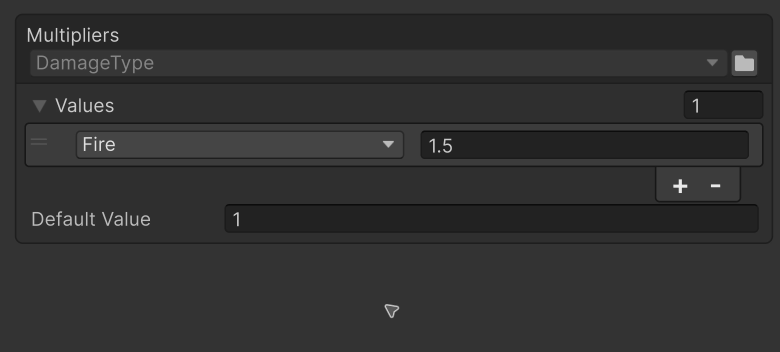
#> input picture docs/media/enum-values-multipliers/padding/source.gif, 1560 x 704 px (shown at 1/2 size); its folder holds 2 pictures in this run
$ python pad.py
#> lines starting #> are read from the running program, lines starting #| are printed output that depends on the picture
"""Add 22 px below both original GIFs without re-encoding their animation.
Only the first image gains the background strip; disposal=1 retains it in later frames.
All original frame durations, colours and top/side margins remain unchanged.
"""
from io import BytesIO
from pathlib import Path
from PIL import Image, ImageChops


def first_image(data):
    offset = 13 + (3 * (2 ** ((data[10] & 7) + 1)) if data[10] & 128 else 0)
    while data[offset] == 0x21:
        offset += 2
        while data[offset]:
            offset += data[offset] + 1
        offset += 1
    assert data[offset] == 0x2C
    end = offset + 10
    if data[offset + 9] & 128:
        end += 3 * 2 ** ((data[offset + 9] & 7) + 1)
    end += 1  # LZW minimum code size
    while data[end]:
        end += data[end] + 1
    return offset, end + 1


here = Path(__file__).resolve().parent
repo = here.parents[3]
target = repo / 'Website/docs/Images'
for suffix in ('', '-light'):
    source_path = here / f'source{suffix}.gif'
    source = Image.open(source_path)
#> source is the input picture: PIL image 1560x704 P; mean R, G, B 48.5, 48.5, 48.5
    original = source.convert('RGB')
    padded = Image.new('RGB', (1560, 726), original.getpixel((0, 0)))
#> padded: PIL image 1560x726 RGB; every value is 51
    padded.paste(original, (0, 0))
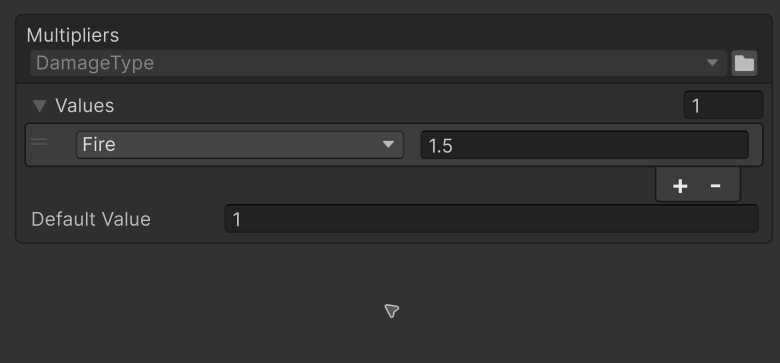
#> padded: PIL image 1560x726 RGB (shown at 1/2 size); mean R, G, B 48.5, 48.5, 48.5
    first = Image.new('P', (1560, 726), source.getpixel((0, 0)))
#> first: PIL image 1560x726 P; every value is 0
    first.putpalette(source.getpalette())
    first.paste(source, (0, 0))
    assert ImageChops.difference(first.convert('RGB'), padded).getbbox() is None
    buffer = BytesIO()
    first.save(buffer, format='GIF', optimize=False)
    encoded = buffer.getvalue()
    start, end = first_image(encoded)
    palette_size = 3 * 2 ** ((encoded[10] & 7) + 1)
    descriptor = bytearray(encoded[start:start + 10])
    assert not descriptor[9] & 128
    descriptor[9] = (descriptor[9] & 120) | 128 | (encoded[10] & 7)
    replacement = bytes(descriptor) + encoded[13:13 + palette_size] + encoded[start + 10:end]
    data = bytearray(source_path.read_bytes())
    start, end = first_image(data)
    data[8:10] = (726).to_bytes(2, 'little')
    data[start:end] = replacement
    output = target / f'enum-values-multipliers-populate{suffix}.gif'
    output.write_bytes(data)
    result = Image.open(output)
    assert result.n_frames == source.n_frames
    duration = 0
    for index in range(source.n_frames):
        source.seek(index)
        result.seek(index)
        assert source.disposal_method == 1
        assert result.info['duration'] == source.info['duration']
        duration += source.info['duration']
        assert ImageChops.difference(result.convert('RGB').crop((0, 0, 1560, 704)), source.convert('RGB')).getbbox() is None
        strip = result.convert('RGB').crop((0, 704, 1560, 726))
        assert ImageChops.difference(strip, Image.new('RGB', strip.size, original.getpixel((0, 0)))).getbbox() is None
#> this loop made 166 passes
#> duration on passes 1 to 3: 50, 100, 150
#> source: PIL image 1560x704 RGB
#> after the loop, duration = 8300
    print(output.name, result.size, result.n_frames, duration, 'ms; original pixels and timing unchanged')
#| enum-values-multipliers-populate.gif (1560, 726) 166 8300 ms; original pixels and timing unchanged
#> pass 2 of the loop `for suffix in ('', '-light'):`:
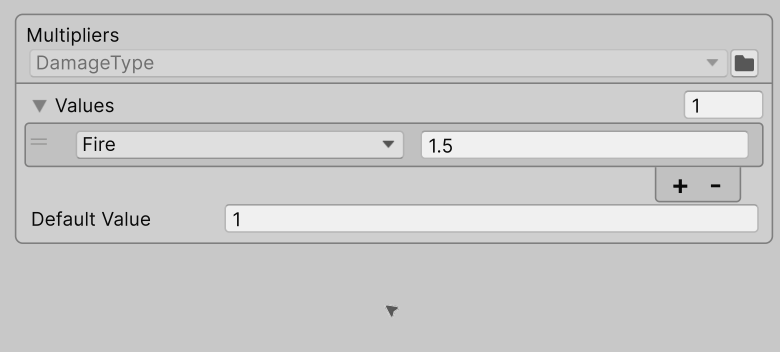
#> input picture docs/media/enum-values-multipliers/padding/source-light.gif, 1560 x 704 px (shown at 1/2 size)
#> source is the input picture: PIL image 1560x704 P; mean R, G, B 202.8, 202.8, 202.8
#> `padded.paste(original, (0, 0))`:
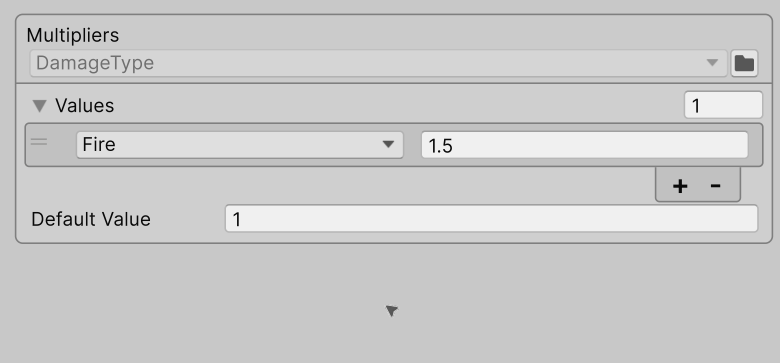
#> padded: PIL image 1560x726 RGB (shown at 1/2 size); mean R, G, B 202.7, 202.7, 202.7
#> the loop `for index in range(source.n_frames):` made 85 passes
#> duration on passes 1 to 8: 1050, 1100, 1150, 1200, 1250, 1300, 1350, 1400
#| enum-values-multipliers-populate-light.gif (1560, 726) 85 8300 ms; original pixels and timing unchanged
# Crop both GIFs to the four-row state and add the 8px margin the site shows (see the script).
import subprocess
subprocess.run([repo / 'scripts/frame-doc-captures.sh'], check=True)
#> (this line was passed over: subprocess is not available in this run)
